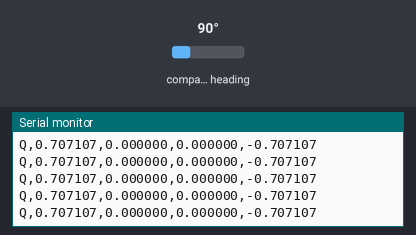
A sketch run on a simulated Arduino Uno, built with avr-gcc and run on an emulated ATmega328P. On the bench: the last lines printed to the serial monitor. Inputs (shaded band) come from the test bench; at power-on: compass heading 90°.

Above: at 2.3 s.
2.4 s: compass heading set to 7°
At 3.5 s:
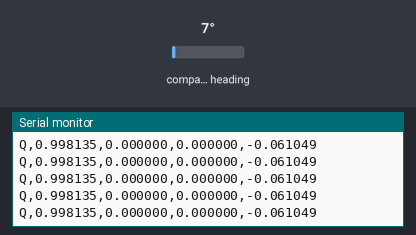
3.9 s: compass heading set to 180°
At 4.5 s:
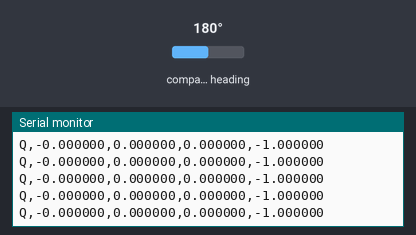
Timing chart, 0 to 6.9 s (numbered marks = the images above; inputs shaded):
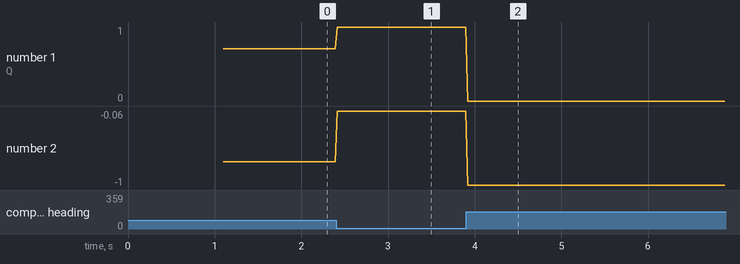

Measured:
- after the input at 2.4 s, the serial monitor: prints a new line at once (image 1)
- after the input at 3.9 s, the serial monitor: prints a new line at once (image 2)
- plotted number 1: 0.71 → 1 after the input at 2.4 s
- plotted number 2: -0.71 → -0.06 after the input at 2.4 s, -0.06 → -1 after the input at 3.9 s

The sketch:

bno055_fused.ino
```cpp
#include <Wire.h>
#include <Adafruit_Sensor.h>
#include <Adafruit_BNO055.h>
#include <utility/imumaths.h>

Adafruit_BNO055 bno = Adafruit_BNO055(55, 0x28);

void quatNormalize(float &w, float &x, float &y, float &z) {
  float n = sqrt(w*w + x*x + y*y + z*z);
  if (n < 1e-12) {
    w = 1.0f;
    x = 0.0f;
    y = 0.0f;
    z = 0.0f;
    return;
  }
  w /= n;
  x /= n;
  y /= n;
  z /= n;
}

void setup() {
  Serial.begin(115200);
  while (!Serial);

  if (!bno.begin()) {
    Serial.println("ERR,BNO055_NOT_DETECTED");
    while (1);
  }

  delay(1000);
  bno.setExtCrystalUse(true);
  delay(100);

  Serial.println("READY");
}

void loop() {
  imu::Quaternion q = bno.getQuat();

  float w = q.w();
  float x = q.x();
  float y = q.y();
  float z = q.z();

  quatNormalize(w, x, y, z);

  // Raw fused quaternion from BNO055
  // Format: Q,w,x,y,z
  Serial.print("Q,");
  Serial.print(w, 6); Serial.print(",");
  Serial.print(x, 6); Serial.print(",");
  Serial.print(y, 6); Serial.print(",");
  Serial.println(z, 6);

  delay(20);  // ~50 Hz
}
```
